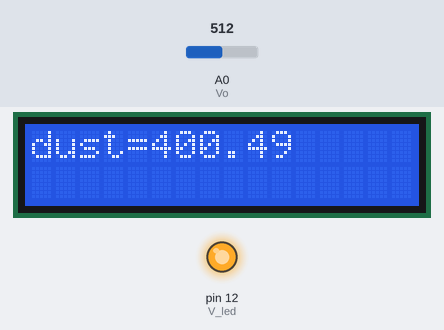
The sketch below on a simulated Arduino Uno, built with avr-gcc and run on an emulated ATmega328P. Parts: 16×2 character LCD, output pins drawn as LEDs (lit = HIGH). The inputs (shaded band) are chosen by the test bench; at power-on: A0 (Vo) = 512.

Above: at 3.2 s.
3.3 s: A0 (Vo) set to 716
At 4.9 s:
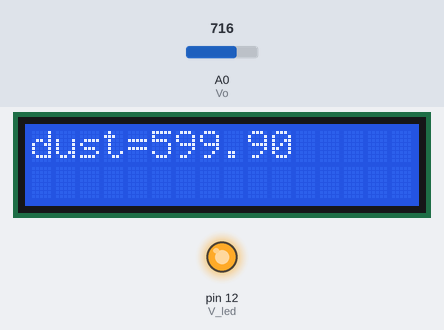
7.4 s: A0 (Vo) set to 900
At 9.0 s:
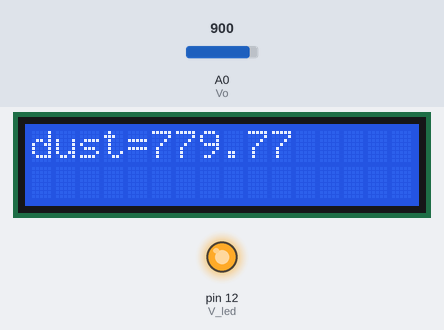
10.7 s: A0 (Vo) set to 1023
At 12.0 s:
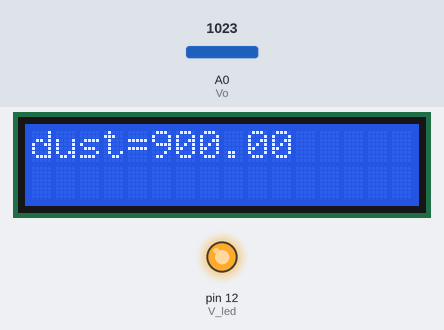
Timing chart, 0 to 13.7 s (numbered marks = the images above; inputs shaded):
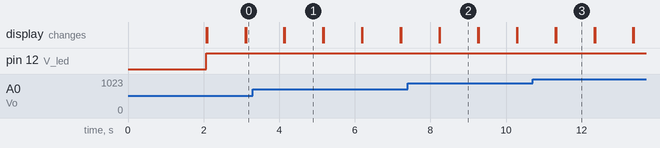

Measured:
- after the input at 3.3 s, the display: first differs from a run without the input after 0.85 s (image 1)
- after the input at 7.4 s, the display: first differs from a run without the input after 0.85 s (image 2)
- after the input at 10.7 s, the display: first differs from a run without the input after 0.63 s (image 3)
- what the display in image 1 shows lasts 1.1 s, from 4.1 s to 5.2 s

The sketch:

LCD_screen_dustSensor.ino
```cpp
#include <Wire.h>
#include <LiquidCrystal_I2C.h>

LiquidCrystal_I2C lcd(0x27, 16, 2);
int Vo = A0;
int V_led = 12;

float Vo_value = 0;
float Voltage = 0;
float dustDensity =0;

void setup()
{
  Serial.begin(9600);
  pinMode(V_led,OUTPUT);
  pinMode(Vo,INPUT);
  lcd.init();
  lcd.backlight();
  lcd.print("LCD init");
  delay(2000);
  lcd.clear();
}

void loop()
{
  //lcd.setCursor(0,0);
  //lcd.print("Hello, World!");

  digitalWrite(V_led, LOW);
  delayMicroseconds(280);
  Vo_value = analogRead(Vo);
  delayMicroseconds(40);
  digitalWrite(V_led,HIGH);
  delayMicroseconds(9680);

  Voltage = Vo_value * 5.0 / 1023.0;
  dustDensity = (Voltage - 0.5) / 0.005;

  lcd.print("dust=");
  lcd.println(dustDensity);
  delay(1000);
  lcd.clear();

}
```
